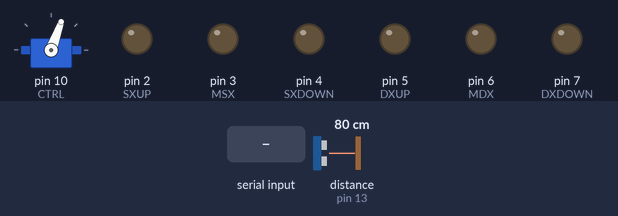
The sketch below on a simulated Arduino Uno, built with avr-gcc and run on an emulated ATmega328P. On the bench: servo, output pins drawn as LEDs (lit = HIGH). The inputs (shaded band) are chosen by the test bench; at power-on: distance to the obstacle (sensor on pin 13) 80 cm. The echo pulse lasts 58.3 µs per cm; pins used as bus, display or sensor lines are not drawn; what the sketch prints to the serial monitor is not drawn.

Above: at 1.2 s.
1.3 s: "w" received over Serial
At 2.3 s:
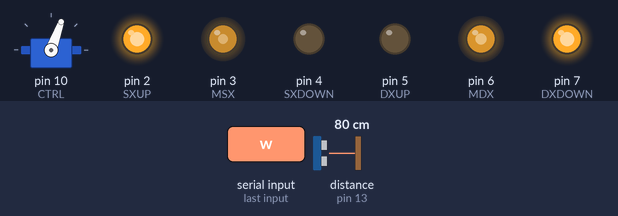
2.8 s: "a" received over Serial
At 3.5 s:
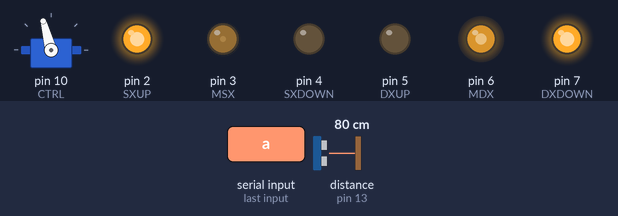
4.3 s: "d" received over Serial
At 4.6 s:
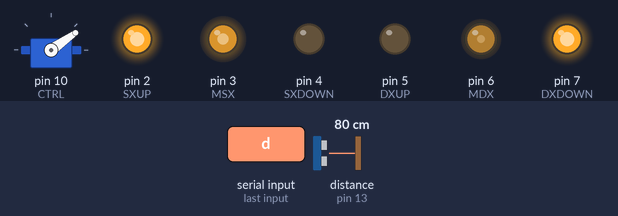
5.8 s: "s" received over Serial
At 6.8 s:
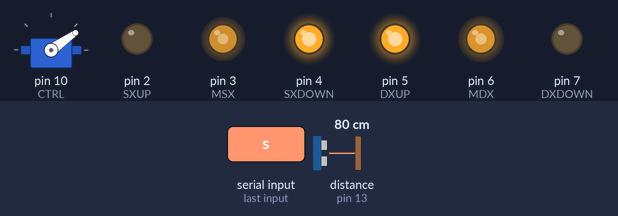
7.3 s: "q" received over Serial
At 7.9 s:
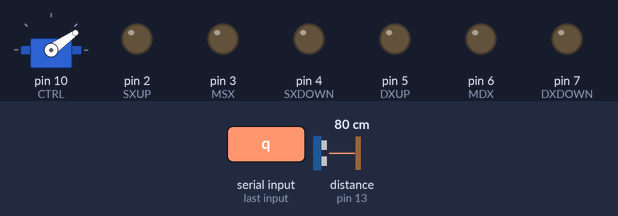
8.8 s: "j" received over Serial
At 10.2 s:
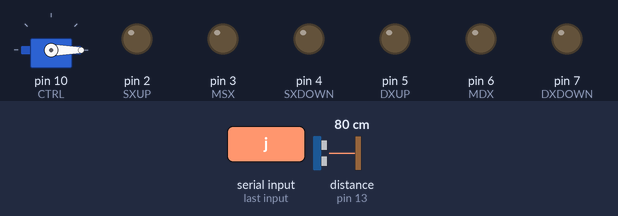
Timing chart, 0 to 11.3 s (numbered marks = the images above; inputs shaded):
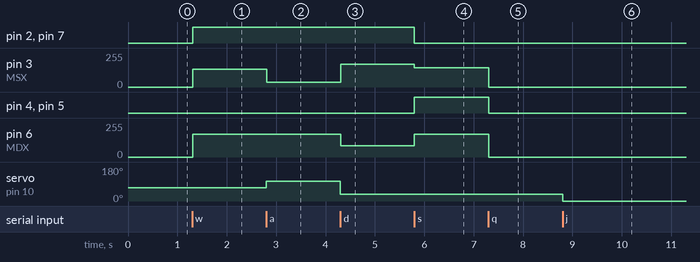

The sketch:

uilli.ino
```cpp
//UILLI CODE @ Isaac Team


//Possible directions
enum directions{
  up,
  down,
  left,
  right,
  stp
};

//Possible servo directions
enum servo_dir{
  SX,
  DX
};

void setup() {
  //configure motors
  setup_motors();
  //configure sensor
  setup_sensor();
  //configure servo
  setup_servo();

  sensor_enable();

  //configure serial
  Serial.begin(9600);
}

int v = 6, sec = 500, tmp, max_dist = 20;

void loop() {
  char c;

  if(Serial.available()){
    c = (char) Serial.read();
    Serial.write(c);
    //tmp = read_sensor();
    //Serial.print(tmp = read_sensor());
    //if(tmp < max_dist && c != 's')
    //motion(stp, v);
    switch (c)  {
      case 'w' :
        servo_center();
        if(read_sensor()<10)
          motion(stp, v);
	motion(up, v);
	break;

      case 'a' :
        servo_mid_left();
        if(read_sensor()<10)
            motion(stp, v);
        //servo_center();
    	motion(left, v);
	break;

      case 'd' :
        servo_mid_right();
        if(read_sensor()<10)
            motion(stp, v);
        //servo_center();
        motion(right, v);
	break;

      case 's':
        Serial.print("move and pray XD\n\r");
        motion(down, v);
	break;

      case 'v' :
        Serial.write('\r\n insert V [0 - 9 ]:');
	while(!Serial.available());
	v = (int)Serial.read();
        Serial.write(v);
	break;

      case 'r':
        c=(char)48+v;
	Serial.write(c);
	break;

      case 'q':
        motion(stp, v);
        break;

      case 'j':
        servo_zero();
        break;
      case 'k':
        servo_center();
        break;
      case 'l':
        servo_max();
        break;

      default:
	break;
    }
  }
	/*}else{
            if(c == 's')
                motion(down, v);
            else if(read_sensor() < max_dist)
                motion(stp, v);
        }*/


}
```

motors.ino
```cpp
//UILLI CODE @ Isaac Team

#define MSX 3 //ENB
#define SXUP 2 //+B IN1
#define SXDOWN 4 //-B IN2
#define DXUP 5 //+A IN3
#define DXDOWN 7 //-A IN4
#define MDX 6 //ENA


void setup_motors(){
  pinMode(MDX, OUTPUT);
  pinMode(MSX, OUTPUT);
  pinMode(SXUP, OUTPUT);
  pinMode(SXDOWN, OUTPUT);
  pinMode(DXUP, OUTPUT);
  pinMode(DXDOWN, OUTPUT);
}


void motion(int dir, int power)
{
        if(power < 0 || power > 9)
          return;

        //Return to range
	int dutydx = map(power, 0, 9, 0, 255);
        int dutysx = map(power, 0, 9, 0, 255);
        char c;

        switch(dir){
          case up: //go forward
            dutysx=map(power,0,9,0,200);
            digitalWrite(SXUP, HIGH);
            digitalWrite(SXDOWN, LOW);
            digitalWrite(DXUP, LOW);
            digitalWrite(DXDOWN, HIGH);
            analogWrite(MDX, dutydx);
            analogWrite(MSX, dutysx);
            break;

          case down: //go backward
            dutysx=map(power,0,9,0,220);
            digitalWrite(SXUP, LOW);
            digitalWrite(SXDOWN, HIGH);
            digitalWrite(DXUP, HIGH);
            digitalWrite(DXDOWN, LOW);
            analogWrite(MDX, dutydx);
            analogWrite(MSX, dutysx);
            break;

          case left: //turn left
            dutysx=map(power,0,9,0,240);
            digitalWrite(SXUP, HIGH);
            digitalWrite(SXDOWN, LOW);
            digitalWrite(DXUP, LOW);
            digitalWrite(DXDOWN, HIGH);
            analogWrite(MDX, dutydx);
            analogWrite(MSX, dutydx/5);
            break;

          case right: //turn right
            digitalWrite(SXUP, HIGH);
            digitalWrite(SXDOWN, LOW);
            digitalWrite(DXUP, LOW);
            digitalWrite(DXDOWN, HIGH);
            analogWrite(MDX, dutydx/2);
            analogWrite(MSX, dutydx);
            break;

          case stp: //stop
            analogWrite(MDX, 0);
            analogWrite(MSX, 0);
            digitalWrite(SXUP, LOW);
            digitalWrite(SXDOWN, LOW);
            digitalWrite(DXUP, LOW);
            digitalWrite(DXDOWN, LOW);
            break;
	}
}
```

servo_manager.ino
```cpp
//UILLI CODE @ Isaac Team

#include <Servo.h>

#define CTRL 10
#define SVCC A0
#define SERVO_MIN 0
#define SERVO_AVG 70
#define SERVO_MAX 150
//0 -> 70 -> 150
#define START_POS  SERVO_AVG

int servo_position;
Servo sensor_servo;


void setup_servo(){

  pinMode(SVCC,OUTPUT);
  digitalWrite(SVCC,HIGH);

  sensor_servo.attach(CTRL);

  servo_position = START_POS;

  sensor_servo.write(servo_position);
}

//Return servo to start position
void servo_reset () {
  servo_position=START_POS;
  sensor_servo.write(servo_position);
}

//Turn servo in respect of the start position
int servo_rotate (int dir, int val){
  int pos;
  if(val < 0 || val > 90)
    return -1;
  if(dir == SX){
      pos = map(val, 0, 90, 70, 150);
  }else{
      pos = map(val, 0, 90, 70, 0);
  }

  sensor_servo.write(pos);
  return pos;
}


//DEBUG FUNCTIONS
void servo_center(){
  sensor_servo.write(SERVO_AVG);
}

void servo_zero(){
  sensor_servo.write(SERVO_MIN);
}

void servo_max(){
  sensor_servo.write(SERVO_MAX);
}

void servo_mid_left(){
  sensor_servo.write(SERVO_AVG*1.5);
}

void servo_mid_right(){
  sensor_servo.write(SERVO_AVG/2);
}
```

ultrasonic_sensor.ino
```cpp
//UILLI CODE @ Isaac Team

#define ECHO 13
#define TRIG 12
#define VCC  11

int sensor_stat;

void setup_sensor(){
  pinMode(ECHO,INPUT);
  pinMode(TRIG,OUTPUT);
  pinMode(VCC,OUTPUT);

  sensor_stat = 0;
}


void sensor_enable (){
  sensor_stat = 1;
  digitalWrite(VCC,HIGH);
}

void sensor_disable(){
  sensor_stat = 0;
  digitalWrite(VCC,LOW);
}

int sensor_status(){
  return sensor_stat;
}

long read_sensor(){
  if(!sensor_stat)
    return -1;

  long duration, distance;

  digitalWrite(TRIG,LOW);
  delayMicroseconds(2);
  digitalWrite(TRIG,HIGH);
  delayMicroseconds(10);
  digitalWrite(TRIG,LOW);
  duration = pulseIn(ECHO,HIGH);
  distance = (duration / 2 ) / 38;

  return distance;
 }
```

Measured:
- after the input at 1.3 s, pin 2 (SXUP), pin 7 (DXDOWN): LOW → HIGH at once; pin 3 (MSX): 0/255 → 133/255 at once; pin 6 (MDX): 0/255 → 170/255 at once
- after the input at 2.8 s, pin 3 (MSX): 133/255 → 34/255 at once; servo on pin 10 (CTRL): 70° → 105° at once
- after the input at 4.3 s, pin 3 (MSX): 34/255 → 170/255 at once; pin 6 (MDX): 170/255 → 85/255 at once; servo on pin 10 (CTRL): 105° → 35° at once
- after the input at 5.8 s, pin 2 (SXUP), pin 7 (DXDOWN): HIGH → LOW at once; pin 3 (MSX): 170/255 → 146/255 at once; pin 4 (SXDOWN), pin 5 (DXUP): LOW → HIGH at once; pin 6 (MDX): 85/255 → 170/255 at once
- after the input at 7.3 s, pin 3 (MSX): 146/255 → 0/255 at once; pin 4 (SXDOWN), pin 5 (DXUP): HIGH → LOW at once; pin 6 (MDX): 170/255 → 0/255 at once
- after the input at 8.8 s, servo on pin 10 (CTRL): 35° → 0° at once
